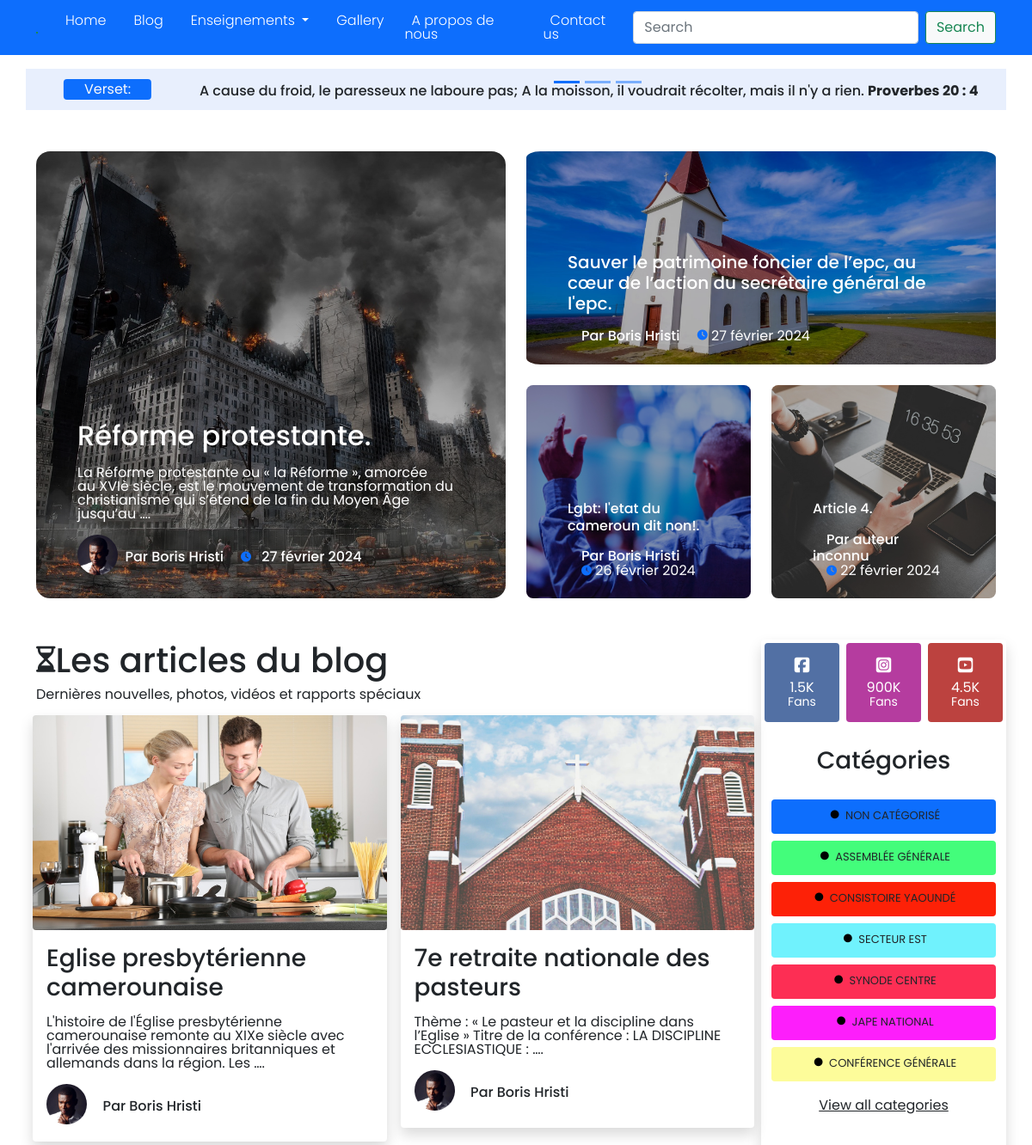
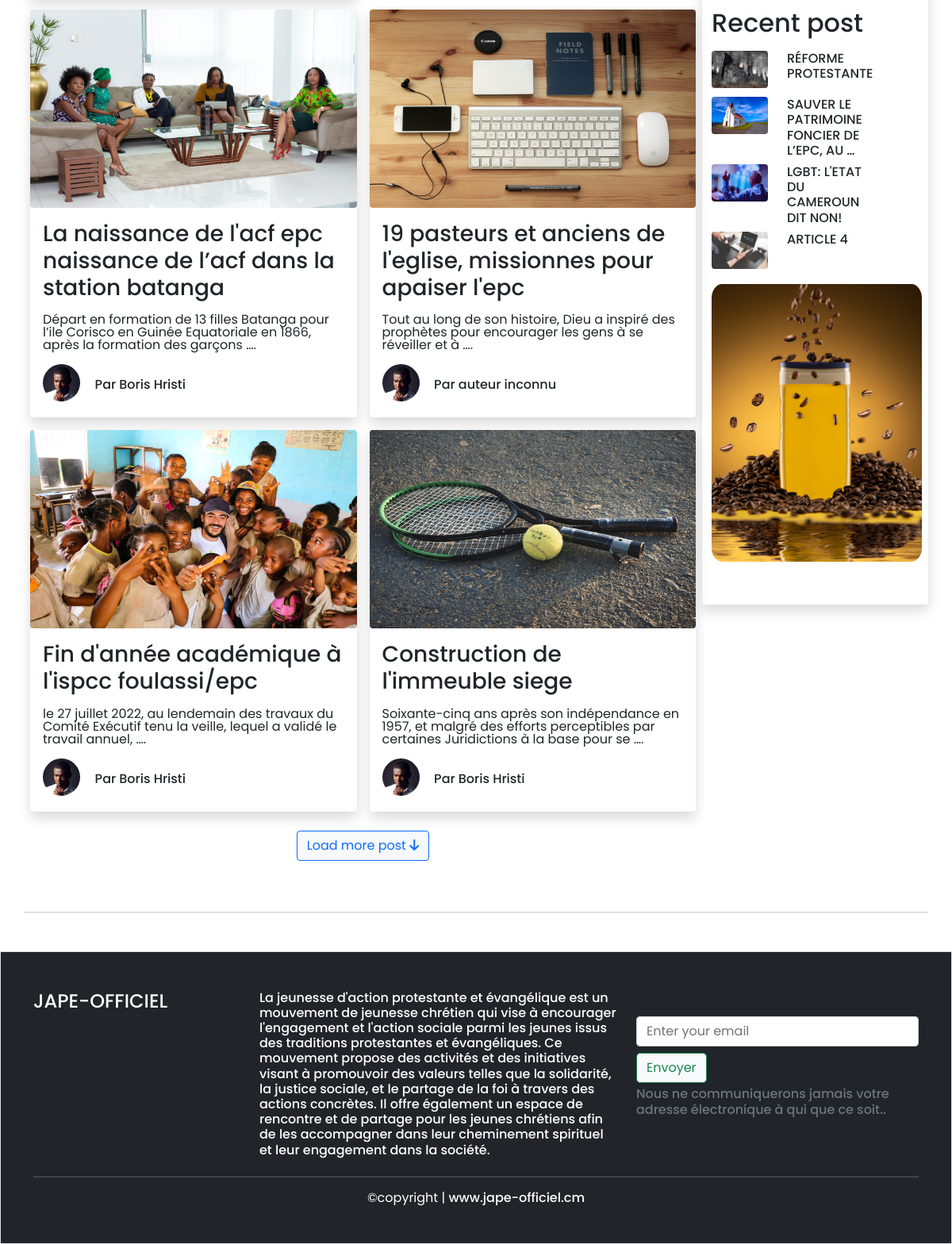
The page / on the database its author committed (2 pictures, top to bottom).
### blog/models.py (models this page shows, shortened)
class BlogPost(models.Model):
    title = models.CharField(max_length=255, unique=True, verbose_name='Titre')
    slug = models.SlugField(max_length=255, unique=True, blank=True)
    author = models.ForeignKey(User, on_delete=models.SET_NULL, null=True, blank=True)
    last_update = models.DateTimeField(auto_now=True)
    created_on = models.DateField(blank=True, null=True)
    category = models.ManyToManyField(CategoryPost)
    published = models.BooleanField(default=False, verbose_name="Publié")
    image = models.ImageField(upload_to="images")
    content = models.TextField(blank=True, verbose_name='Contenu')
    class Meta:
        ordering = ['-created_on']
        verbose_name = "Article"
    @property
    def author_or_default(self):
        return f"Par {self.author.first_name} {self.author.last_name}" if self.author else "Par auteur inconnu"

class CategoryPost(models.Model):
    title = models.CharField(max_length=100, unique=True, verbose_name="Categorie")
    cat_slug = models.SlugField(max_length=100, blank=True, editable=True)
    color = ColorField(default='#0D6EFD', unique=True)
    class Meta:
        verbose_name = "Catégorie"

### blog/views.py (the view)
# urls.py: path('', home_view, name="home_view"),
def home_view(request):
    post = BlogPost.objects.first()
    posts = BlogPost.objects.all().filter(published=True)
    categories = CategoryPost.objects.all()
    print(posts[0].title)
    print(posts[2].title)
    post_1 = posts[1]
    post_2 = posts[2]
    post_3 = posts[3]
    context = {"post": post, "post_1": post_1, "post_2": post_2, "post_3": post_3, "posts": posts[4:10],
               "r_posts": posts[:4], "categories": categories}
    return render(request, "blog/home_view.html", context)

### blog/templates/blog/home_view.html
{% extends 'base.html' %}
{% load static %}
{% block content %}
<section class="mt-5 mb-5">
    <div class="container">
        <div class="row g-4">
            <div class="col-lg-6">
                <div class="img-justify position-relative">
                    <img style="filter: brightness(70%);" class="img-fluid img-img img-hover"
                         src="{{ post.image.url }}" alt="">
                    <div class="position-absolute start-0 bottom-0 mb-4 ms-5 me-5">
                        <a href="{% url 'post_view' slug=post.slug %}"
                           class="h2 title-link text-white title-link-white">{{ post.title|lower|capfirst }}.</a>
                        <p class="text-white mt-3">{{ post.content|safe|striptags|truncatewords:20 }}.</p>
                        <div class="position-relative montserrat-card-text mt-3">
                            <div class="row">
                                <div class="col-1">
                                    <img width="47px" class="rounded-circle darkened-img"
                                         src="{% static 'img/profil_app.jpg' %}"
                                         alt="image profil">
                                </div>
                                <div class="col-8 text-white h6 mt-3 ms-3">
                                    <a href="#" class="title-link-white"> {{ post.author_or_default }}</a>
                                    <i class="fa-solid fa-clock fa-xs ms-3 me-2" style="color: #0D6EFD"></i>
                                    {{ post.created_on }}
                                </div>
                            </div>
                        </div>
                    </div>
                </div>
            </div>
            <div class="col-lg-6">
                <div class="row g-4">
                    <div class="col-12">
                        <div class="img-justify-second position-relative">
                            <img style="height: 100%; filter: brightness(70%);" class="img-fluid img-img img-hover"
                                 src="{{ post_1.image.url }}" alt="">
                            <div class="position-absolute start-0 bottom-0 mb-4 ms-5 me-5">
                                <a href="{% url 'post_view' slug=post_1.slug %}"
                                   class="h5 title-link text-white title-link-white">{{post_1.title|lower|capfirst}}.</a>
                                <div class="position-relative montserrat-card-text mt-3">
                                    <span class="text-white h6 ms-3"> <a href="#" class="title-link-white">{{post_1.author_or_default}}</a></span>
                                    <span class="text-white" style="display: inline-block">
                                        <i class="fa-solid fa-clock fa-xs ms-3" style="color: #0D6EFD"></i>
                                        {{ post_1.created_on }}
                                    </span>
                                </div>
                            </div>
                        </div>
                    </div>
                    <div class="col-12 col-lg-6">
                        <div class="img-justify-second position-relative">
                            <img style="filter: brightness(70%);" class="img-fluid img-img img-hover"
                                 src="{{ post_2.image.url }}" alt="">
                            <div class="position-absolute start-0 bottom-0 mb-4 ms-5 me-5">
                                <a href="{% url 'post_view' slug=post_2.slug %}"
                                   class="h6 title-link text-white title-link-white">{{ post_2.title|lower|capfirst }}.</a>
                                <div class="position-relative montserrat-card-text mt-3">
                                    <span class="text-white h6 ms-3">
                                        <a href="#" class="title-link-white">{{ post_2.author_or_default }}</a>
                                    </span>
                                    <span class="text-white" style="display: inline-block">
                                        <i class="fa-solid fa-clock fa-xs ms-3" style="color: #0D6EFD"></i>
                                        {{ post_2.created_on }}
                                    </span>
                                </div>
                            </div>
                        </div>
                    </div>
                    <div class="col-12 col-lg-6">
                        <div class="img-justify-second position-relative">
                            <img style="filter: brightness(70%);" class="img-fluid img-img img-hover"
                                 src="{{ post_3.image.url }}" alt="">
                            <div class="position-absolute start-0 bottom-0 mb-4 ms-5 me-5">
                                <a href="{% url 'post_view' slug=post_3.slug %}"
                                   class="h6 title-link text-white title-link-white">{{ post_3.title|lower|capfirst }}.</a>
                                <div class="position-relative montserrat-card-text mt-3">
                                    <span class="text-white h6 ms-3">
                                        <a href="#" class="title-link-white"> {{ post_3.author_or_default }} </a>
                                    </span>
                                    <span class="text-white" style="display: inline-block">
                                        <i class="fa-solid fa-clock fa-xs ms-3" style="color: #0D6EFD"></i>
                                        {{ post_3.created_on }}
                                    </span>
                                </div>
                            </div>
                        </div>
                    </div>
                </div>
            </div>
        </div>
    </div>
</section>
<section class="mt-3">
    <div class="container roboto-light">
        <div class="row">
            <div class="col-lg-9">
                <div class="row">
                    <div class="col-12">
                        <span class="d-block h1"><i class="fa-regular fa-hourglass-half fa-xs"></i>Les articles du blog</span>
                        <p class="mb-2 mt-0">Dernières nouvelles, photos, vidéos et rapports spéciaux</p>
                    </div>
                    {% for post in posts %}
                    <div class="col-sm-6 py-2 pe-2 ps-2">
                        <div class="shadow card border-0 p-0" style="width: 100%; min-height: 450px">
                            <img src="{{ post.image.url }}" style="height: 250px;"
                                 class="img-hover rounded img-fluid card-img-top position-relative" alt="...">
                            <div class="card-body">
                                <a href="{% url 'post_view' slug=post.slug %}" class="title-link montserrat-title_card">
                                    <h5 class="card-title montserrat-title_card title-link h3">{{ post.title|lower|capfirst }}</h5></a>
                                <p class="card-text montserrat-card-text mt-3">{{ post.content|safe|truncatewords:20 }}.</p>
                                <div class="mt-3">
                                    <div class="row">
                                        <div class="col-1">
                                            <img width="47px" class="rounded-circle"
                                                 src="{% static 'img/profil_app.jpg' %}"
                                                 alt="image profil">
                                        </div>
                                        <div class="col-8 my-3 ms-3">
                                            <span class="h6 ms-3"><a href="#" class="title-link">{{ post.author_or_default }}</a></span>
                                        </div>
                                    </div>
                                </div>
                            </div>
                        </div>
                    </div>
                    {% endfor %}
                    <div class="col-12 d-grid gap-2 mt-3 mb-3 justify-content-center">
                        <a class="btn btn-light btn-outline-primary" href="{% url 'posts_view' %}">Load more post <i
                                class="fa-solid fa-arrow-down" style="color: #0D6EFD"></i></a>
                    </div>
                </div>
            </div>
            <div class="shadow rounded col-lg-3" style="max-height: 1350px">
                <div>
                    <div class="row">
                        <div class="col-4 p-1">
                            <div class="rounded" style="background-color: #5270A4">
                                <a href="#" class="rounded text-center text-white-force p-3 d-block"
                                   style=" text-decoration: none;">
                                    <i class="fab fa-facebook-square fs-5 mb-2" style="color: #ffffff;"></i>
                                    <h6 class="m-0 text-white">1.5K</h6>
                                    <span class="small text-white">Fans</span>
                                </a>
                            </div>
                        </div>
                        <div class="col-4 p-1">
                            <div class="rounded" style="background-color: #B53C9F">
                                <a href="#" class="rounded text-center text-white-force p-3 d-block"
                                   style=" text-decoration: none;">
                                    <i class="fab fa-instagram-square fs-5 mb-2" style="color: #ffffff;"></i>
                                    <h6 class="m-0 text-white">900K</h6>
                                    <span class="small text-white">Fans</span>
                                </a>
                            </div>
                        </div>
                        <div class="col-4 p-1">
                            <div class="rounded" style="background-color: #BC423F">
                                <a href="#" class="rounded text-center text-white-force p-3 d-block"
                                   style=" text-decoration: none;">
                                    <i class="fab fa-youtube-square fs-5 mb-2" style="color: #ffffff;"></i>
                                    <h6 class="m-0 text-white">4.5K</h6>
                                    <span class="small text-white">Fans</span>
                                </a>
                            </div>
                        </div>
                    </div>
                </div>
                <h1 class="mt-4 mb-3 pb-2 montserrat-title_card text-center"><a href="#" class="title-link h3">Catégories</a>
                </h1>
                <div>
                    <div class="row">
                        {% for category in categories %}
                        <div class="col-sm-6 col-md-4 col-lg-12 my-1">
                            <a class="title-link" href="{% url 'category' category=category.cat_slug %}">
                                <div class="img-hover p-1 rounded"
                                     style="background-size: cover; height: 40px; background-color: {{ category.color }} ">
                                    <h1 style="font-size: small" class="rounded-3 text-dark text-center my-2">
                                        <i class="fa-solid fa-circle p-1 fa-xs" style="color: #000000;"></i>
                                        {{ category.title|upper }}
                                    </h1>
                                </div>
                            </a>
                        </div>
                        {% endfor %}
                        <a class="text-center text-dark mt-3" href="#">View all categories</a>
                    </div>
                    <div class="col-12 mt-5 mb-2 montserrat-card-text">
                        <div class="row g-2" style="min-height: auto">
                            <div class="col-6 col-lg-12">
                                <div class="row g-2">
                                    <div><h4 class="montserrat-title_card h2">Recent post</h4></div>
                                    {% for r_post in r_posts %}
                                    <div class="col-12">
                                        <div class="row">
                                            <div class="col-4 img-fluid">
                                                <img class="img-fluid rounded" src="{{ r_post.image.url }}"
                                                     alt="">
                                            </div>
                                            <div class="col-8">
                                                <div class="col-8">
                                                    <a class="title-link h6"
                                                       href="{% url 'post_view' slug=r_post.slug %}">
                                                        {{ r_post.title|truncatewords:7|upper }}</a>
                                                </div>
                                            </div>
                                        </div>
                                    </div>
                                    {% endfor %}
                                </div>
                            </div>
                            <div class="col-6 col-lg-12 p-0">
                                <div class="ps-1 pt-2">
                                    <img class="img-hover img-fluid w-100"
                                         src="{% static 'img/advertising.jpg' %}" alt="Avertising"
                                         style="max-height: 350px; border-radius: 5%">
                                </div>
                            </div>
                        </div>
                    </div>
                </div>
            </div>
        </div>
    </div>
</section>
{% endblock %}

### blog/static/css/template.css (style rules this page uses)
body { background-color: #ffffff; font-family: "Poppins", sans-serif; }
.img-hover { transition: transform .5s; }
.title-link, .title-link-nav, .title-link-white { position: relative; display: inline; }
.title-link { color: inherit; text-decoration: none; background: linear-gradient(to top, rgba(0, 0, 0, 0.5) 0%, rgba(0, 0, 0, 0.5) 10%, transparent 10.01%) no-repeat; background-size: 0 100%; transition: background-size .9s; }
.title-link-white { color: inherit; text-decoration: none; background: linear-gradient(to top, rgba(255,255,255, 0.5) 0%, rgba(255,255,255, 0.5) 10%, transparent 10.01%) no-repeat; background-size: 0 100%; transition: background-size .9s; }
.img-justify { width: 100%; height: 520px; }
.img-justify-second { width: 100%; height: 248px; }
.img-img { width: 100%; height: 100%; object-fit: cover; border-radius: 3%; }
.darkened-img { filter: brightness(100%); }

### rows shown on the page
BlogPost: image (picture), title "Réforme protestante", content "La Réforme protestante ou « la Réforme », amorcée au XVIè siècle, est le mouvement de transformation du christianisme qui s’étend de la fin du Moyen Âge jusqu’au …", author_or_default "Par Boris Hristi", created_on "27 février 2024", title "RÉFORME PROTESTANTE"
BlogPost: image (picture), title "Sauver le patrimoine foncier de l’epc, au cœur de l’action du secrétaire général de l'epc", author_or_default "Par Boris Hristi", created_on "27 février 2024", title "SAUVER LE PATRIMOINE FONCIER DE L’EPC, AU …"
BlogPost: image (picture), title "Lgbt: l'etat du cameroun dit non!", author_or_default "Par Boris Hristi", created_on "26 février 2024", title "LGBT: L'ETAT DU CAMEROUN DIT NON!"
BlogPost: image (picture), title "Article 4", author_or_default "Par auteur inconnu", created_on "22 février 2024", title "ARTICLE 4"
BlogPost: image (picture), title "Eglise presbytérienne camerounaise", content "L'histoire de l'Église presbytérienne camerounaise remonte au XIXe siècle avec l'arrivée des missionnaires britanniques et allemands dans la région. Les …", author_or_default "Par Boris Hristi"
BlogPost: image (picture), title "7e retraite nationale des pasteurs", content "Thème : « Le pasteur et la discipline dans l’Eglise » Titre de la conférence : LA DISCIPLINE ECCLESIASTIQUE : …", author_or_default "Par Boris Hristi"
BlogPost: image (picture), title "La naissance de l'acf epc naissance de l’acf dans la station batanga", content "Départ en formation de 13 filles Batanga pour l’ile Corisco en Guinée Equatoriale en 1866, après la formation des garçons …", author_or_default "Par Boris Hristi"
BlogPost: image (picture), title "19 pasteurs et anciens de l'eglise, missionnes pour apaiser l'epc", content "Tout au long de son histoire, Dieu a inspiré des prophètes pour encourager les gens à se réveiller et à …", author_or_default "Par auteur inconnu"
BlogPost: image (picture), title "Fin d'année académique à l'ispcc foulassi/epc", content "le 27 juillet 2022, au lendemain des travaux du Comité Exécutif tenu la veille, lequel a validé le travail annuel, …", author_or_default "Par Boris Hristi"
BlogPost: image (picture), title "Construction de l'immeuble siege", content "Soixante-cinq ans après son indépendance en 1957, et malgré des efforts perceptibles par certaines Juridictions à la base pour se …", author_or_default "Par Boris Hristi"
CategoryPost: title "NON CATÉGORISÉ"
CategoryPost: title "ASSEMBLÉE GÉNÉRALE"
CategoryPost: title "CONSISTOIRE YAOUNDÉ"
CategoryPost: title "SECTEUR EST"
CategoryPost: title "SYNODE CENTRE"
CategoryPost: title "JAPE NATIONAL"
CategoryPost: title "CONFÉRENCE GÉNÉRALE"
